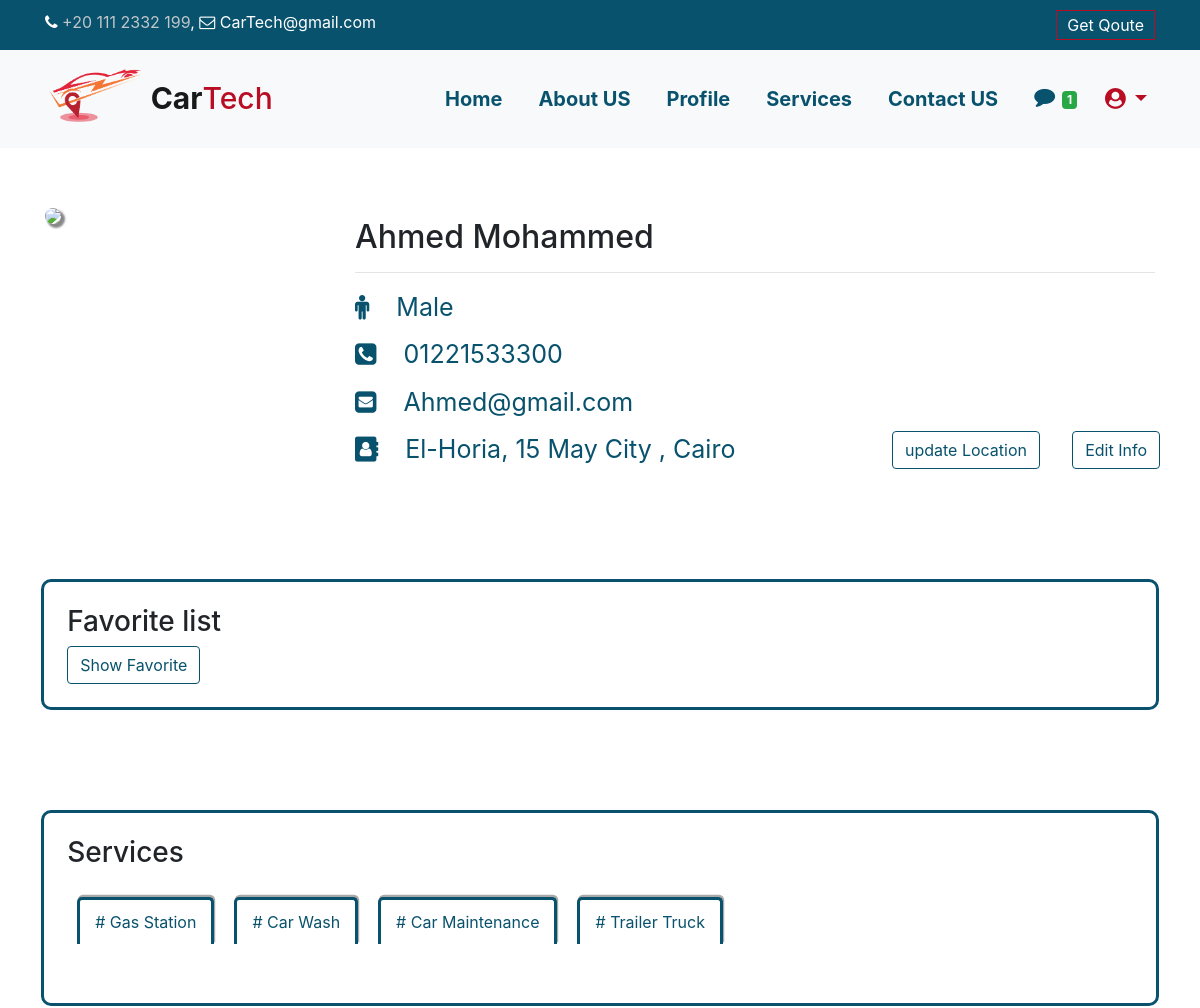
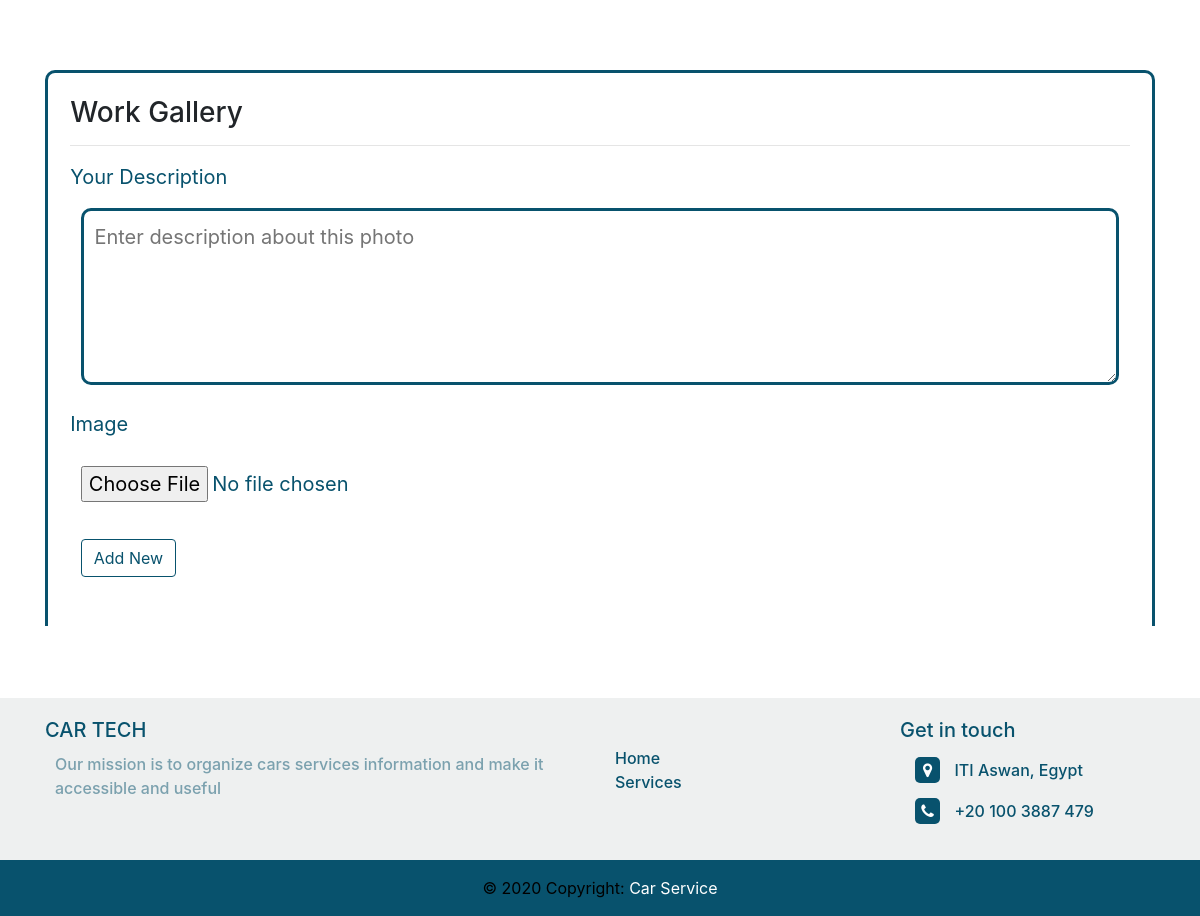
The page /src/pProfile.php (signed in) on the database its author committed (2 pictures, top to bottom).
### tables this page shows
CREATE TABLE `users` (
  `id` int(11) NOT NULL,
  `username` varchar(255) NOT NULL,
  `email` varchar(255) NOT NULL,
  `password` varchar(255) NOT NULL,
  `gender` enum('Male','Female') DEFAULT NULL,
  `phone` char(11) NOT NULL,
  `account_type` enum('Client','Provider') DEFAULT 'Client',
  `prof_img` longblob DEFAULT NULL
);

CREATE TABLE `p_address` (
  `id` int(11) NOT NULL,
  `p_id` int(11) NOT NULL,
  `region_id` int(11) NOT NULL,
  `street` varchar(255) NOT NULL
);

CREATE TABLE `regions` (
  `id` int(11) NOT NULL,
  `city_id` int(11) NOT NULL,
  `region_name` varchar(200) NOT NULL
);

CREATE TABLE `cities` (
  `id` int(11) NOT NULL,
  `city_name` varchar(50) NOT NULL
);

CREATE TABLE `services` (
  `id` int(11) NOT NULL,
  `ser_name` varchar(255) NOT NULL
);

### src/pProfile.php (the view, shortened to what this page needs)
<?php
    include('../Config.php');
    $id = $_SESSION['p_id'];
    $sql="SELECT users.*,
        providers.comm_img,
        providers.ID_img,
        p_address.street,
        cities.city_name,
        regions.region_name,
        services.ser_name
        FROM (((((( users
        inner join providers on providers.user_id = users.id)
        inner join prov_services on prov_services.p_id = providers.user_id )
        inner join services on prov_services.ser_id = services.id )
        inner join p_address on p_address.p_id = providers.user_id)
        inner join regions on regions.id = p_address.region_id)
        inner join cities on cities.id = regions.city_id )
        WHERE
            users.id = '$id'";
    $result = mysqli_query($conn, $sql);
    $user_data = mysqli_fetch_array($result);
?>
<!DOCTYPE html>
<html>
<head>
    <link rel="stylesheet" href="../css/bootstrap.css">
    <link rel="stylesheet" href="../fonts/font-awesome-4.7.0/css/font-awesome.min.css">
    <link rel="stylesheet" href="../css/animate.css">
    <link rel="stylesheet" href="../css/style.css" />
    <link rel="stylesheet" href="../css/pProfile.css" />
</head>
<body>
    <?php include('../header.php'); ?>
    <div class="prof-section">
        <div class="container">
            <div class="upper-prof row">
                <div class="wow wobble img-prof col-3">
                    <div class='imgProf'>
                    <img src="../imgs/default-prof.jpg"/>
                    </div>
                </div>
                <div class="col-9 contact-info">
                    <div class="account-name">
                        <h2>
                            <?php
                                echo $user_data['username'];
                            ?>
                        </h2><hr>
                    </div>
                    <div class="gender">
                        <?php
                            if ($user_data['gender']== "Male")
                            {
                        ?>
                            <i class="fa fa-male"></i>
                            <span>
                            <?php
                                echo $user_data['gender'];
                            ?>
                            </span>
                            <?php
                            }
                            ?>
                    </div>
                    <div class="phone">
                        <i class="fa fa-phone-square"></i>
                        <span>
                            <?php
                                echo $user_data['phone'];
                            ?>
                        </span>
                    </div>
                    <div class="mail">
                        <i class="fa fa-envelope-square"></i>
                        <span>
                            <?php
                                echo $user_data['email'];
                            ?>
                        </span>
                    </div>
                    <div class="adress">
                        <i class="fa fa-address-book"></i>
                        <span> <?php
                            echo " " . $user_data['street'] ;
                            echo ",";
                            echo " " . $user_data['region_name'] . " ";
                            echo ",";
                            echo " " . $user_data['city_name'] . " ";
                        ?>
                        </span>
                        <?php
                        if($user_data['account_type'] == 'Provider') {
                        ?>
                            <button class="addloc btn btn-outline-info" style="right: 130px" onclick="getLocation()">
                            <?php
                                $cords="SELECT * FROM coordinates WHERE p_id = '$id' ";
                                $ifcords = mysqli_query($conn, $cords);
                                if($ex = mysqli_num_rows($ifcords)) {echo "update Location";}
                                else {echo "Add Location";}
                            ?>
                            </button>
                            <button class="btn btn-outline-info" onclick="window.location.href ='EditpProfile.php';">Edit Info</button>
                        <?php
                        }
                        ?>
                    </div>
                </div>
                <div class="services-prof">
                    <h3>Favorite list</h3>
                    <button class="btn btn-outline-info" onclick="window.location.href ='favoriteUser.php';">
                        Show Favorite
                    </button>
                </div>
                <div class="services-prof">
                    <h3>Services</h3>
                    <ul>
                        <?php
                        $sql = "SELECT * FROM prov_services WHERE p_id = '$id'";
                        $res = mysqli_query($conn, $sql);
                        while($ser_id = mysqli_fetch_array($res))
                        {
                            $Sql_ser="SELECT * FROM services WHERE id = ".$ser_id['ser_id']." ";
                            $res_Ser = mysqli_query($conn, $Sql_ser);
                            while($ser_Name = mysqli_fetch_array($res_Ser))
                            {
                            echo "<li>".$ser_Name['ser_name']."</li>";
                            }
                        }
                        ?>
                    </ul>
                </div>
                <div class="work-gallery col-12">
                    <form method="POST" enctype="multipart/form-data" action="Gallery.php">
                        <div class="inForm">
                            <h3>Work Gallery</h3>
                            <hr>
                            <p> Your Description </p>
                            <p>
                                <textarea name="MSG"  cols="45" rows="5" placeholder="Enter description about this photo" required></textarea>
                            </p>
                            <p> Image </p>
                            <p>
                                <input type="file" name="G_image" accept="image/*" required class="file" >
                            </p>
                            <p>
                                <input type='submit' name='submit' value ='Add New' class="btn btn-outline-info newBtn" >
                            </p>
                        </div>
                    </form>
                </div>
            </div>
        </div>
    </div>
    <?php include('../footer.php'); ?>
</body>
</html>

### header.php (shortened to what this page needs)
<?php
include('Config.php');
function count_unseen_message_h($connect)
{
    if(isset($_SESSION['p_id']) )
    {
        $p_id = $_SESSION['p_id'];
        $query = "
        SELECT * FROM chat_message
        WHERE
        to_user_id = '$p_id'
        AND status = '1'
        ";
        $result = mysqli_query($connect, $query);
        $count = mysqli_num_rows($result);
        $output = '';
        if($count > 0)
        {
        $output = '<span class="label label-success">'.$count.'</span>';
        }
        echo $output;
    }
}
?>
    <div class="upper-bar">
        <div class="container">
            <div class="row">
                <div class="col-sm">
                    <i class="fa fa-phone"></i><span> +20 111 2332 199</span>,
                    <i class="fa fa-envelope-o"></i> CarTech@gmail.com
                </div>
                <div class="col-sm text-right">
                    <div class="get-quote" onclick="getOne();">Get Qoute</div>
                </div>
            </div>
        </div>
    </div>
    <nav class="navbar navbar-expand-lg navbar-light bg-light">
        <div class="container">
            <a class="navbar-brand" data-wow-duration='.5s' href="#">
                <img class="wow wobble" src="/Car-Tech-TeamB/imgs/logo1.png" alt="car-tech" width="100px">
                <span>Car</span><span>Tech</span>
            </a>
            <div class="collapse navbar-collapse" id="ournavbar">
                <ul class="navbar-nav navar ml-auto">
                    <li class="nav-item">
                        <a class="nav-link" href="/Car-Tech-TeamB/index.php">Home</a>
                    </li>
                    <li class="nav-item">
                        <a class="nav-link" href="/Car-Tech-TeamB/src/AboutUs.php">About US</a>
                    </li>
                    <li class="nav-item">
                    <?php if(isset($_SESSION['p_id']) || isset($_SESSION['u_id']) )
                             {if(isset($_SESSION['p_id']) )
                             {
                                 echo "<a class='nav-link' href='/Car-Tech-TeamB/src/pProfile.php'> Profile </a>";
                             }
                             else
                             {
                                 echo "<a class='nav-link' href='/Car-Tech-TeamB/src/uProfile.php'> Profile </a>";
                             }}
                    ?>
                    </li>
                    <li class="nav-item">
                        <a class="nav-link" href="/Car-Tech-TeamB/src/services.php">Services</a>
                    </li>
                    <li class="nav-item">
                        <a class="nav-link" href="/Car-Tech-TeamB/src/contact.php">Contact US</a>
                    </li>
                    <li class="nav-item">
                    <?php
                            if(isset($_SESSION['p_id']) || isset($_SESSION['u_id']) )
                            {
                             echo "<a class='nav-link fa fa-comment' aria-hidden='true' style='margin-top: 3px;'
                              href='/Car-Tech-TeamB/src/msg.php'> </a>" ;
                              count_unseen_message_h( $conn);
                            }
                    ?>
                    </li>
                    <li class="nav-item dropdown">
                        <a class="nav-link dropdown-toggle fa fa-user-circle " style="margin-top: 5px;" href="#" id="navbarDropdown" role="button" data-toggle="dropdown" aria-haspopup="true" aria-expanded="false">
                        </a>
                    </li>
                </ul>
            </div>
        </div>
    </nav>

### footer.php (shortened to what this page needs)
<!DOCTYPE html>
<html>
<head>
    <link rel="stylesheet" href="/Car-Tech-TeamB/css/bootstrap.css">
    <link rel="stylesheet" href="/Car-Tech-TeamB/fonts/font-awesome-4.7.0/css/font-awesome.min.css">
    <link rel="stylesheet" href="/Car-Tech-TeamB/css/animate.css">
</head>
<body>
    <footer>
	<div class="container">
		<div class="row">
		<div class="col-6 left-sec">
			<h5 class="text-uppercase">Car Tech</h5>
			<p>
			Our mission is to organize cars services information and make it accessible and useful
			</p>
		</div>
		<div class="col-3 mid-sec">
			<ul class="">
			<li>
				<a href="/Car-Tech-TeamB/index.php">Home</a>
			</li>
			<li>
				<a href="/Car-Tech-TeamB/src/services.php">Services</a>
			</li>
			</ul>
		</div>
		<div class="col-3 right-sec">
			<h5 class="">Get in touch </h5>
			<ul class="list">
			<li>
				<i class="fa fa-map-marker"></i>
				<span>ITI Aswan, Egypt</span>
			</li>
			<li>
				<i class="fa fa-phone"></i>
				<span>+20 100 3887 479</span>
			</li>
			</ul>
		</div>
		</div>
	</div>
	<div class="text-center p-3" style="background-color: #08526d; color: black;">
		© 2020 Copyright:
		<a class="text-white" >Car Service</a>
	</div>
	</footer>
</body>
</html>

### css/style.css (style rules this page uses)
* { margin: 0; padding: 0 ; box-sizing: border-box; }
body { overflow-x: hidden; }
.upper-bar { background-color: #08526d; color: #fff; padding: 10px; }
.upper-bar span { color: #bfc6c9 }
.upper-bar .get-quote { display: inline-block; border: 1px solid #b90d24; padding: 2px 10px; margin-left: 20px; cursor: pointer; }
.navbar-brand { margin-bottom: -10px !important; }
.navbar-brand img { margin-bottom: 20px; }
.navbar-brand > span { font-weight: bold; font-size: 30px; }
.navbar-brand span:last-child { color: #b90d24; font-weight: 500; }
.navbar-nav .nav-link { font-size: 20px; font-weight: 500; font-weight: bolder; margin-left: 20px; color: #08526d !important }
.navbar-nav .nav-item.active .nav-link { color: #b90d24 !important; }
footer { background-color: #d6dadb69; }
.left-sec h5, .right-sec h5 { color: #08526d; }
.left-sec p { margin: 10px; color: #08526d; opacity: .5; font-weight: 500; }
.left-sec, .mid-sec, .right-sec { padding: 20px ; }
.mid-sec ul, .right-sec ul { list-style: none ; }
.mid-sec { margin-top: 20px; }
.mid-sec ul li a { text-decoration: none; font-weight: 500; color: #08526d; }
.right-sec { list-style: none ; }
.right-sec ul li { margin: 15px; }
.right-sec i { background-color: #08526d; padding: 5px; border-radius: 5px; color: #fff; width: 25px; text-align: center; }
.right-sec span { text-decoration: none; font-weight: 500; color: #08526d; margin-left: 10px; }

### css/pProfile.css (style rules this page uses)
.prof-section { margin-top: 5%; }
.img-prof { position: relative; height: 180px; max-width: 80%; }
.img-prof img { width: 100%; box-shadow: 3px 3px 2px 1px #888888; border-radius: 10px; margin-bottom: 20px; }
.contact-info { padding: 10px 0 0 10px; }
.contact-info > div { border-radius: 0 0 10px 0; margin-bottom: 10px; margin-left: 25px; font-size: 25px; }
.contact-info > div > .fa { color: #08526d; text-align: center; margin-right: 20px; }
.contact-info span { color: #08526d; }
.adress button { position: absolute; right: 10px; }
.services-prof { border: 3px solid #08526d; border-radius: 10px; padding: 2%; margin: 100px 1% 0 1% ; width: 100%; }
.services-prof ul { display: flex; }
.services-prof ul li { list-style: none; margin: 20px 10px; text-align: center; padding: 10px 15px; background-color: #fff; color: #08526d; border: 3px solid #08526d; border-radius: 5px 5px 0 0; justify-content: space-around; border-bottom: none; box-shadow: 1px -2px 0 .2px #302f2f69; }
.services-prof ul li::before { content: "# "; }
.work-gallery { padding-top: 30px; margin-top: 20px; margin-bottom: 50px; }
.work-gallery p { color: #08526d; font-size: 20px; }
.file { padding: 1% ; }
.newBtn { margin: 1%; }
textarea { outline: none; border: 3px #08526d solid; border-radius: 10px; width: 98%; padding: 1%; margin-left: 1% !important; }
.inForm { padding: 2%; border-radius: 10px 10px 0 0; border: 3px #08526d solid; margin: 2% 0 2% 0; border-bottom: none; }

### rows shown on the page
users: username "Ahmed Mohammed", gender "Male", phone "01221533300", email "Ahmed@gmail.com"
p_address: street "El-Horia"
regions: region_name "15 May City"
cities: city_name "Cairo"
services: ser_name "Gas Station"
services: ser_name "Car Wash"
services: ser_name "Car Maintenance"
services: ser_name "Trailer Truck"

### other values the page prints
$count "1"
